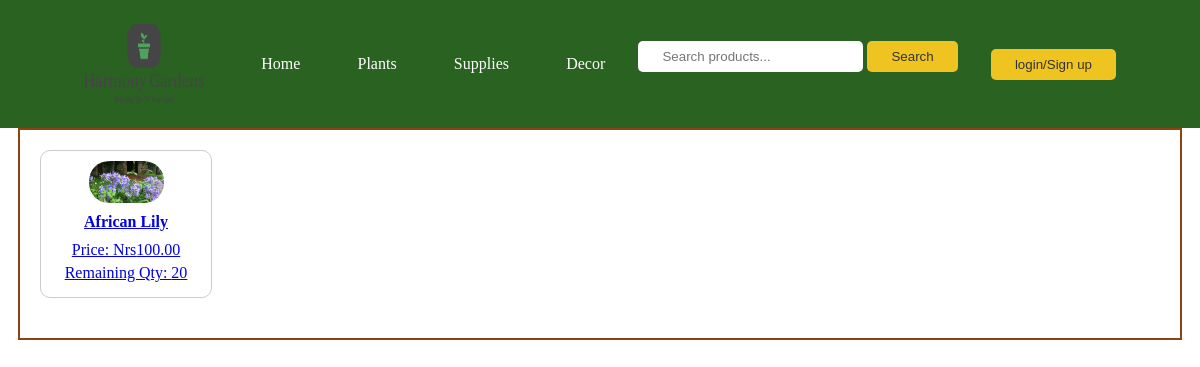
The app's page /plants.php with its own data.
### tables this page shows
CREATE TABLE `products` (
  `id` int(11) NOT NULL,
  `name` varchar(100) NOT NULL,
  `qty` int(5) NOT NULL,
  `price` decimal(10,2) NOT NULL,
  `image` varchar(100) DEFAULT NULL,
  `login_id` int(11) NOT NULL,
  `tag` varchar(1000) NOT NULL,
  `description` longtext NOT NULL
);

### plants.php (the view, shortened to what this page needs)
<?php session_start();
include("connection.php");
if(isset($_SESSION['valid'])&& $_SESSION['id']==1) {
    include("logout_header.php");
}
else if(isset($_SESSION['valid'])&& $_SESSION['id']!==1){
	include('logout_header.php');
}
else {
	include('header.php');
}
$query = "SELECT id, name, qty, price, image FROM products WHERE tag='plant'";
$result = mysqli_query($mysqli, $query);
?>
<html>
<head>
</head>
<body>
    <div class="container">
        <div class="product-container">
            <?php
            while ($row = mysqli_fetch_assoc($result)) {
                echo '<a href="product_view.php?id=' . $row['id'] . '">';
                echo '<div class="product-card">';
                echo '<img class="product-image" src="' . $row['image'] . '" alt="' . $row['name'] . '" height="150px" width="150px" style="border-radius: 20px;">';
                echo '<h3>' . $row['name'] . '</h3>';
                echo '<p>Price: Nrs' . $row['price'] . '</p>';
                echo '<p>Remaining Qty: ' . $row['qty'] . '</p>';
                echo '</div>';
                echo '</a>';
            }
            ?>
        </div>
    </div>
</body>
</html>

### css/header_style.css (style rules this page uses)
body, h1, h2, h3, p, ul, li { margin: 0; padding: 0; list-style: none; }

### plants.php (style rules this page uses)
.container { max-width: 70em; margin: 0 auto; padding: 20px; border: 2px solid saddlebrown; }
.product-container { display: flex; flex-wrap: wrap; justify-content: space-between; }
.product-card { flex: 0 0 calc(33.33% - 20px); margin-bottom: 20px; padding: 10px; border: 1px solid #ccc; border-radius: 10px; max-height:200px ; background-color: #fff; text-align: center; }
.product-image { max-width: 50%; height: auto; border-radius: 10px; max-height:30% ; }
h3 { font-size: 1em; margin: 10px 0; text-decoration: none; }
p { font-size: 1em; margin: 5px 0; text-decoration: none; }

### records on screen
products: image (picture), name "African Lily", price "100.00", qty "20"
